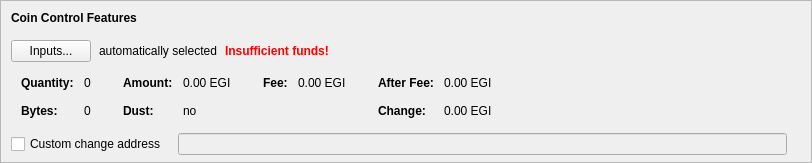
    <widget class="QFrame" name="frameCoinControl">
     <property name="sizePolicy">
      <sizepolicy hsizetype="Expanding" vsizetype="Expanding">
       <horstretch>0</horstretch>
       <verstretch>0</verstretch>
      </sizepolicy>
     </property>
     <property name="maximumSize">
      <size>
       <width>16777215</width>
       <height>16777215</height>
      </size>
     </property>
     <property name="frameShape">
      <enum>QFrame::StyledPanel</enum>
     </property>
     <property name="frameShadow">
      <enum>QFrame::Sunken</enum>
     </property>
     <layout class="QVBoxLayout" name="verticalLayoutCoinControl2">
      <property name="spacing">
       <number>0</number>
      </property>
      <property name="leftMargin">
       <number>0</number>
      </property>
      <property name="topMargin">
       <number>0</number>
      </property>
      <property name="rightMargin">
       <number>0</number>
      </property>
      <property name="bottomMargin">
       <number>6</number>
      </property>
      <item>
       <layout class="QVBoxLayout" name="verticalLayoutCoinControl" stretch="0,0,0,0,1">
        <property name="spacing">
         <number>0</number>
        </property>
        <property name="leftMargin">
         <number>10</number>
        </property>
        <property name="topMargin">
         <number>10</number>
        </property>
        <item>
         <layout class="QHBoxLayout" name="horizontalLayoutCoinControl1">
          <property name="bottomMargin">
           <number>15</number>
          </property>
          <item>
           <widget class="QLabel" name="labelCoinControlFeatures">
            <property name="sizePolicy">
             <sizepolicy hsizetype="Preferred" vsizetype="Maximum">
              <horstretch>0</horstretch>
              <verstretch>0</verstretch>
             </sizepolicy>
            </property>
            <property name="font">
             <font>
              <weight>75</weight>
              <bold>true</bold>
             </font>
            </property>
            <property name="styleSheet">
             <string notr="true">font-weight:bold;</string>
            </property>
            <property name="text">
             <string>Coin Control Features</string>
            </property>
           </widget>
          </item>
         </layout>
        </item>
        <item>
         <layout class="QHBoxLayout" name="horizontalLayoutCoinControl2" stretch="0,0,0,0">
          <property name="spacing">
           <number>8</number>
          </property>
          <property name="bottomMargin">
           <number>10</number>
          </property>
          <item>
           <widget class="QPushButton" name="pushButtonCoinControl">
            <property name="styleSheet">
             <string notr="true"/>
            </property>
            <property name="text">
             <string>Inputs...</string>
            </property>
            <property name="autoDefault">
             <bool>false</bool>
            </property>
           </widget>
          </item>
          <item>
           <widget class="QLabel" name="labelCoinControlAutomaticallySelected">
            <property name="text">
             <string>automatically selected</string>
            </property>
            <property name="margin">
             <number>5</number>
            </property>
           </widget>
          </item>
          <item>
           <widget class="QLabel" name="labelCoinControlInsuffFunds">
            <property name="font">
             <font>
              <weight>75</weight>
              <bold>true</bold>
             </font>
            </property>
            <property name="styleSheet">
             <string notr="true">color:red;font-weight:bold;</string>
            </property>
            <property name="text">
             <string>Insufficient funds!</string>
            </property>
            <property name="margin">
             <number>5</number>
            </property>
           </widget>
          </item>
          <item>
           <spacer name="horizontalSpacerCoinControl">
            <property name="orientation">
             <enum>Qt::Horizontal</enum>
            </property>
            <property name="sizeHint" stdset="0">
             <size>
              <width>40</width>
              <height>1</height>
             </size>
            </property>
           </spacer>
          </item>
         </layout>
        </item>
        <item>
         <widget class="QWidget" name="widgetCoinControl" native="true">
          <property name="sizePolicy">
           <sizepolicy hsizetype="Preferred" vsizetype="Preferred">
            <horstretch>0</horstretch>
            <verstretch>0</verstretch>
           </sizepolicy>
          </property>
          <property name="minimumSize">
           <size>
            <width>0</width>
            <height>0</height>
           </size>
          </property>
          <property name="styleSheet">
           <string notr="true"/>
          </property>
          <layout class="QHBoxLayout" name="horizontalLayoutCoinControl5">
           <property name="leftMargin">
            <number>0</number>
           </property>
           <property name="topMargin">
            <number>0</number>
           </property>
           <property name="rightMargin">
            <number>0</number>
           </property>
           <property name="bottomMargin">
            <number>0</number>
           </property>
           <item>
            <layout class="QHBoxLayout" name="horizontalLayoutCoinControl3" stretch="0,0,0,1">
             <property name="spacing">
              <number>20</number>
             </property>
             <property name="topMargin">
              <number>0</number>
             </property>
             <property name="bottomMargin">
              <number>10</number>
             </property>
             <item>
              <layout class="QFormLayout" name="formLayoutCoinControl1">
               <property name="horizontalSpacing">
                <number>10</number>
               </property>
               <property name="verticalSpacing">
                <number>14</number>
               </property>
               <property name="leftMargin">
                <number>10</number>
               </property>
               <property name="topMargin">
                <number>4</number>
               </property>
               <property name="rightMargin">
                <number>6</number>
               </property>
               <item row="0" column="0">
                <widget class="QLabel" name="labelCoinControlQuantityText">
                 <property name="font">
                  <font>
                   <weight>75</weight>
                   <bold>true</bold>
                  </font>
                 </property>
                 <property name="text">
                  <string>Quantity:</string>
                 </property>
                 <property name="margin">
                  <number>0</number>
                 </property>
                </widget>
               </item>
               <item row="0" column="1">
                <widget class="QLabel" name="labelCoinControlQuantity">
                 <property name="cursor">
                  <cursorShape>IBeamCursor</cursorShape>
                 </property>
                 <property name="contextMenuPolicy">
                  <enum>Qt::ActionsContextMenu</enum>
                 </property>
                 <property name="text">
                  <string notr="true">0</string>
                 </property>
                 <property name="margin">
                  <number>0</number>
                 </property>
                 <property name="textInteractionFlags">
                  <set>Qt::LinksAccessibleByMouse|Qt::TextSelectableByKeyboard|Qt::TextSelectableByMouse</set>
                 </property>
                </widget>
               </item>
               <item row="1" column="0">
                <widget class="QLabel" name="labelCoinControlBytesText">
                 <property name="font">
                  <font>
                   <weight>75</weight>
                   <bold>true</bold>
                  </font>
                 </property>
                 <property name="text">
                  <string>Bytes:</string>
                 </property>
                </widget>
               </item>
               <item row="1" column="1">
                <widget class="QLabel" name="labelCoinControlBytes">
                 <property name="cursor">
                  <cursorShape>IBeamCursor</cursorShape>
                 </property>
                 <property name="contextMenuPolicy">
                  <enum>Qt::ActionsContextMenu</enum>
                 </property>
                 <property name="text">
                  <string notr="true">0</string>
                 </property>
                 <property name="textInteractionFlags">
                  <set>Qt::LinksAccessibleByMouse|Qt::TextSelectableByKeyboard|Qt::TextSelectableByMouse</set>
                 </property>
                </widget>
               </item>
              </layout>
             </item>
             <item>
              <layout class="QFormLayout" name="formLayoutCoinControl2">
               <property name="horizontalSpacing">
                <number>10</number>
               </property>
               <property name="verticalSpacing">
                <number>14</number>
               </property>
               <property name="leftMargin">
                <number>6</number>
               </property>
               <property name="topMargin">
                <number>4</number>
               </property>
               <property name="rightMargin">
                <number>6</number>
               </property>
               <item row="0" column="0">
                <widget class="QLabel" name="labelCoinControlAmountText">
                 <property name="font">
                  <font>
                   <weight>75</weight>
                   <bold>true</bold>
                  </font>
                 </property>
                 <property name="text">
                  <string>Amount:</string>
                 </property>
                 <property name="margin">
                  <number>0</number>
                 </property>
                </widget>
               </item>
               <item row="0" column="1">
                <widget class="QLabel" name="labelCoinControlAmount">
                 <property name="cursor">
                  <cursorShape>IBeamCursor</cursorShape>
                 </property>
                 <property name="contextMenuPolicy">
                  <enum>Qt::ActionsContextMenu</enum>
                 </property>
                 <property name="text">
                  <string notr="true">0.00 EGI</string>
                 </property>
                 <property name="textInteractionFlags">
                  <set>Qt::LinksAccessibleByMouse|Qt::TextSelectableByKeyboard|Qt::TextSelectableByMouse</set>
                 </property>
                </widget>
               </item>
               <item row="1" column="0">
                <widget class="QLabel" name="labelCoinControlLowOutputText">
                 <property name="font">
                  <font>
                   <weight>75</weight>
                   <bold>true</bold>
                  </font>
                 </property>
                 <property name="text">
                  <string>Dust:</string>
                 </property>
                </widget>
               </item>
               <item row="1" column="1">
                <widget class="QLabel" name="labelCoinControlLowOutput">
                 <property name="cursor">
                  <cursorShape>IBeamCursor</cursorShape>
                 </property>
                 <property name="contextMenuPolicy">
                  <enum>Qt::ActionsContextMenu</enum>
                 </property>
                 <property name="text">
                  <string notr="true">no</string>
                 </property>
                 <property name="textInteractionFlags">
                  <set>Qt::LinksAccessibleByMouse|Qt::TextSelectableByKeyboard|Qt::TextSelectableByMouse</set>
                 </property>
                </widget>
               </item>
              </layout>
             </item>
             <item>
              <layout class="QFormLayout" name="formLayoutCoinControl3">
               <property name="horizontalSpacing">
                <number>10</number>
               </property>
               <property name="verticalSpacing">
                <number>14</number>
               </property>
               <property name="leftMargin">
                <number>6</number>
               </property>
               <property name="topMargin">
                <number>4</number>
               </property>
               <property name="rightMargin">
                <number>6</number>
               </property>
               <item row="0" column="0">
                <widget class="QLabel" name="labelCoinControlFeeText">
                 <property name="font">
                  <font>
                   <weight>75</weight>
                   <bold>true</bold>
                  </font>
                 </property>
                 <property name="text">
                  <string>Fee:</string>
                 </property>
                 <property name="margin">
                  <number>0</number>
                 </property>
                </widget>
               </item>
               <item row="0" column="1">
                <widget class="QLabel" name="labelCoinControlFee">
                 <property name="cursor">
                  <cursorShape>IBeamCursor</cursorShape>
                 </property>
                 <property name="contextMenuPolicy">
                  <enum>Qt::ActionsContextMenu</enum>
                 </property>
                 <property name="text">
                  <string notr="true">0.00 EGI</string>
                 </property>
                 <property name="textInteractionFlags">
                  <set>Qt::LinksAccessibleByMouse|Qt::TextSelectableByKeyboard|Qt::TextSelectableByMouse</set>
                 </property>
                </widget>
               </item>
             </layout>
             </item>
             <item>
              <layout class="QFormLayout" name="formLayoutCoinControl4">
               <property name="horizontalSpacing">
                <number>10</number>
               </property>
               <property name="verticalSpacing">
                <number>14</number>
               </property>
               <property name="leftMargin">
                <number>6</number>
               </property>
               <property name="topMargin">
                <number>4</number>
               </property>
               <property name="rightMargin">
                <number>6</number>
               </property>
               <item row="0" column="0">
                <widget class="QLabel" name="labelCoinControlAfterFeeText">
                 <property name="font">
                  <font>
                   <weight>75</weight>
                   <bold>true</bold>
                  </font>
                 </property>
                 <property name="text">
                  <string>After Fee:</string>
                 </property>
                 <property name="margin">
                  <number>0</number>
                 </property>
                </widget>
               </item>
               <item row="0" column="1">
                <widget class="QLabel" name="labelCoinControlAfterFee">
                 <property name="cursor">
                  <cursorShape>IBeamCursor</cursorShape>
                 </property>
                 <property name="contextMenuPolicy">
                  <enum>Qt::ActionsContextMenu</enum>
                 </property>
                 <property name="text">
                  <string notr="true">0.00 EGI</string>
                 </property>
                 <property name="textInteractionFlags">
                  <set>Qt::LinksAccessibleByMouse|Qt::TextSelectableByKeyboard|Qt::TextSelectableByMouse</set>
                 </property>
                </widget>
               </item>
               <item row="1" column="0">
                <widget class="QLabel" name="labelCoinControlChangeText">
                 <property name="font">
                  <font>
                   <weight>75</weight>
                   <bold>true</bold>
                  </font>
                 </property>
                 <property name="text">
                  <string>Change:</string>
                 </property>
                </widget>
               </item>
               <item row="1" column="1">
                <widget class="QLabel" name="labelCoinControlChange">
                 <property name="cursor">
                  <cursorShape>IBeamCursor</cursorShape>
                 </property>
                 <property name="contextMenuPolicy">
                  <enum>Qt::ActionsContextMenu</enum>
                 </property>
                 <property name="text">
                  <string notr="true">0.00 EGI</string>
                 </property>
                 <property name="textInteractionFlags">
                  <set>Qt::LinksAccessibleByMouse|Qt::TextSelectableByKeyboard|Qt::TextSelectableByMouse</set>
                 </property>
                </widget>
               </item>
              </layout>
             </item>
            </layout>
           </item>
          </layout>
         </widget>
        </item>
        <item>
         <layout class="QHBoxLayout" name="horizontalLayoutCoinControl4" stretch="0,0,0">
          <property name="spacing">
           <number>12</number>
          </property>
          <property name="sizeConstraint">
           <enum>QLayout::SetDefaultConstraint</enum>
          </property>
          <property name="topMargin">
           <number>5</number>
          </property>
          <property name="rightMargin">
           <number>5</number>
          </property>
          <item>
           <widget class="QCheckBox" name="checkBoxCoinControlChange">
            <property name="toolTip">
             <string>If this is activated, but the change address is empty or invalid, change will be sent to a newly generated address.</string>
            </property>
            <property name="text">
             <string>Custom change address</string>
            </property>
           </widget>
          </item>
          <item>
           <widget class="QValidatedLineEdit" name="lineEditCoinControlChange">
            <property name="enabled">
             <bool>false</bool>
            </property>
            <property name="sizePolicy">
             <sizepolicy hsizetype="Expanding" vsizetype="Fixed">
              <horstretch>0</horstretch>
              <verstretch>0</verstretch>
             </sizepolicy>
            </property>
           </widget>
          </item>
          <item>
           <widget class="QLabel" name="labelCoinControlChangeLabel">
            <property name="sizePolicy">
             <sizepolicy hsizetype="Preferred" vsizetype="Expanding">
              <horstretch>0</horstretch>
              <verstretch>0</verstretch>
             </sizepolicy>
            </property>
            <property name="minimumSize">
             <size>
              <width>0</width>
              <height>0</height>
             </size>
            </property>
            <property name="text">
             <string/>
            </property>
            <property name="margin">
             <number>3</number>
            </property>
           </widget>
          </item>
         </layout>
        </item>
        <item>
         <spacer name="verticalSpacerCoinControl">
          <property name="orientation">
           <enum>Qt::Vertical</enum>
          </property>
          <property name="sizeHint" stdset="0">
           <size>
            <width>800</width>
            <height>1</height>
           </size>
          </property>
         </spacer>
        </item>
       </layout>
      </item>
     </layout>
    </widget>
